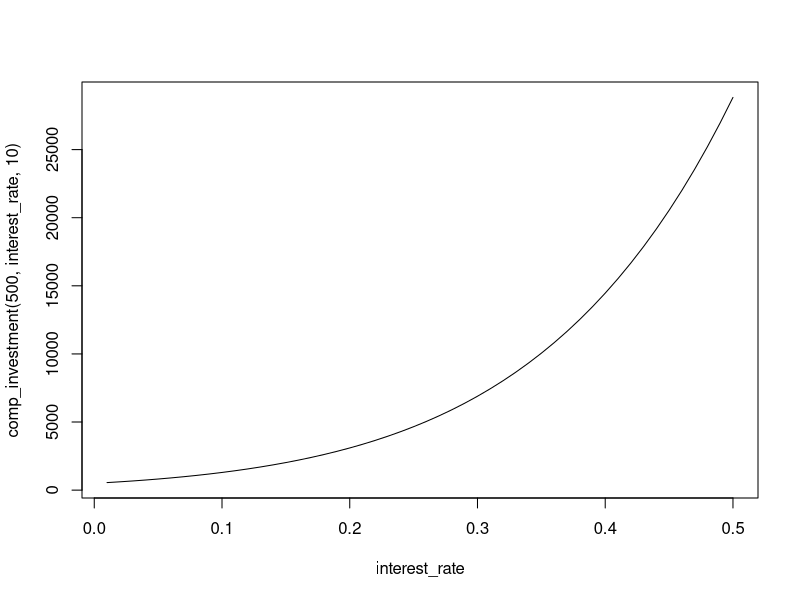

Recreate this plot in R.
# Assignment 1
comp_investment = function(intial_amount, interest_rate, time) {
  intial_amount*( (1+interest_rate)^time )
}

# Assignment 2
data = data.frame(
  initial_amount = rep(c(50, 70, 90), 2),
  interest_rate = 0.05,
  time = c(rep(20, 3),rep(50, 3))
)

data$future_value = comp_investment(data$initial_amount, data$interest_rate, data$time)

# to see the output
View(data)

# Bonus
interest_rate = seq(from=0.01, to=0.5, by=0.01)
plot(
  x=interest_rate,
  y=comp_investment(500, interest_rate, 10),
  type='l'
)
